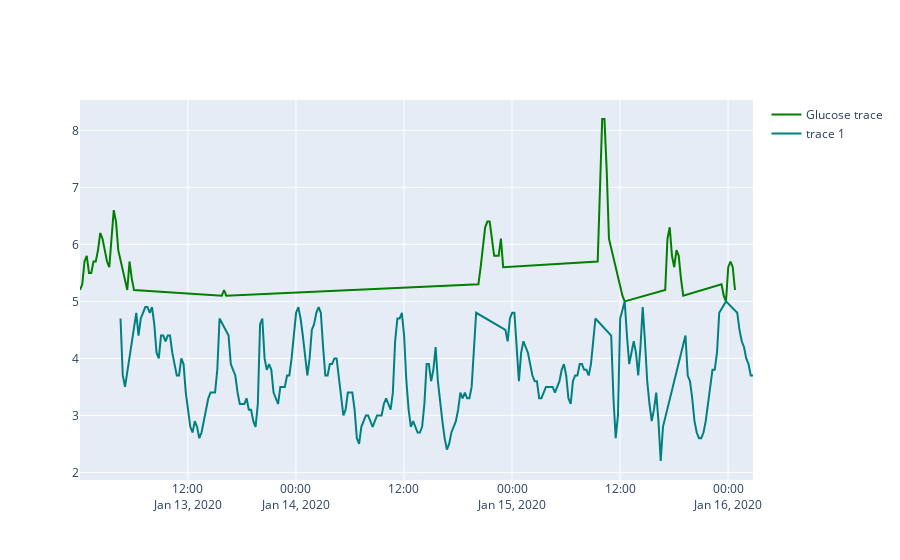

The code cell stored with this chart in its notebook:
### Code cell
import plotly.graph_objects as go
threshold = 5
mask1 = df[df['glc'] >= threshold]
mask2 = df[df['glc'] <= threshold]
#df['glc_above'] = np.where(mask2, threshold, df['glc'])
#df['glc_below'] = np.where(mask1, threshold, df['glc'])

fig = go.Figure()
#fig.add_trace(go.Scatter(x=df.time, y=[10]*df.shape[0],mode='lines',fill='tonexty', line_color='red', name='Hyperglycaemia'))
fig.add_trace(go.Scatter(x=mask1['time'], y=mask1['glc_above'], fill='none', line_color='green', name='Glucose trace',connectgaps=False))
fig.add_trace(go.Scatter(x=mask2['time'], y=mask2['glc_below'],  line_color='teal',connectgaps=False))
#fig.add_trace(go.Scatter(x=df.time, y=[threshold]*df.shape[0],mode='lines',fill='tonexty', line_color='blue', name='Hypoglycaemia'))

### Figure 1 — Plotly figure (JSON) as saved in the notebook; plotly's stock layout.template omitted (floating-point values rounded to 4 significant figures; data arrays with more than 128 entries replaced by an {"elided": "..."} marker saying what was removed)
{"data": [{"connectgaps": false, "fill": "none", "line": {"color": "green"}, "name": "Glucose trace", "type": "scatter", "x": ["2020-01-13T00:01:00", "2020-01-13T00:16:00", "2020-01-13T00:31:00", "2020-01-13T00:46:00", "2020-01-13T01:01:00", "2020-01-13T01:16:00", "2020-01-13T01:31:00", "2020-01-13T01:46:00", "2020-01-13T02:01:00", "2020-01-13T02:16:00", "2020-01-13T02:31:00", "2020-01-13T02:46:00", "2020-01-13T03:01:00", "2020-01-13T03:16:00", "2020-01-13T03:31:00", "2020-01-13T03:46:00", "2020-01-13T04:01:00", "2020-01-13T04:16:00", "2020-01-13T05:16:00", "2020-01-13T05:31:00", "2020-01-13T05:46:00", "2020-01-13T06:01:00", "2020-01-13T15:46:00", "2020-01-13T16:01:00", "2020-01-13T16:16:00", "2020-01-14T20:16:00", "2020-01-14T20:31:00", "2020-01-14T20:46:00", "2020-01-14T21:01:00", "2020-01-14T21:16:00", "2020-01-14T21:31:00", "2020-01-14T21:46:00", "2020-01-14T22:01:00", "2020-01-14T22:16:00", "2020-01-14T22:31:00", "2020-01-14T22:46:00", "2020-01-14T23:01:00", "2020-01-15T09:31:00", "2020-01-15T09:46:00", "2020-01-15T10:01:00", "2020-01-15T10:16:00", "2020-01-15T10:31:00", "2020-01-15T10:46:00", "2020-01-15T12:16:00", "2020-01-15T12:31:00", "2020-01-15T17:01:00", "2020-01-15T17:16:00", "2020-01-15T17:31:00", "2020-01-15T17:46:00", "2020-01-15T18:01:00", "2020-01-15T18:16:00", "2020-01-15T18:31:00", "2020-01-15T18:46:00", "2020-01-15T19:01:00", "2020-01-15T23:16:00", "2020-01-15T23:31:00", "2020-01-15T23:46:00", "2020-01-16T00:01:00", "2020-01-16T00:16:00", "2020-01-16T00:31:00", "2020-01-16T00:46:00"], "y": [5.2, 5.3, 5.7, 5.8, 5.5, 5.5, 5.7, 5.7, 5.9, 6.2, 6.1, 5.9, 5.7, 5.6, 6.1, 6.6, 6.4, 5.9, 5.2, 5.7, 5.4, 5.2, 5.1, 5.2, 5.1, 5.3, 5.6, 6, 6.3, 6.4, 6.4, 6.1, 5.8, 5.8, 5.8, 6.1, 5.6, 5.7, 7, 8.2, 8.2, 7.3, 6.1, 5.1, 5, 5.2, 6.1, 6.3, 5.8, 5.6, 5.9, 5.8, 5.4, 5.1, 5.3, 5.1, 5, 5.6, 5.7, 5.6, 5.2]}, {"connectgaps": false, "line": {"color": "teal"}, "type": "scatter", "x": {"elided": "241 str values"}, "y": {"elided": "241 float values"}}], "layout": {}}
